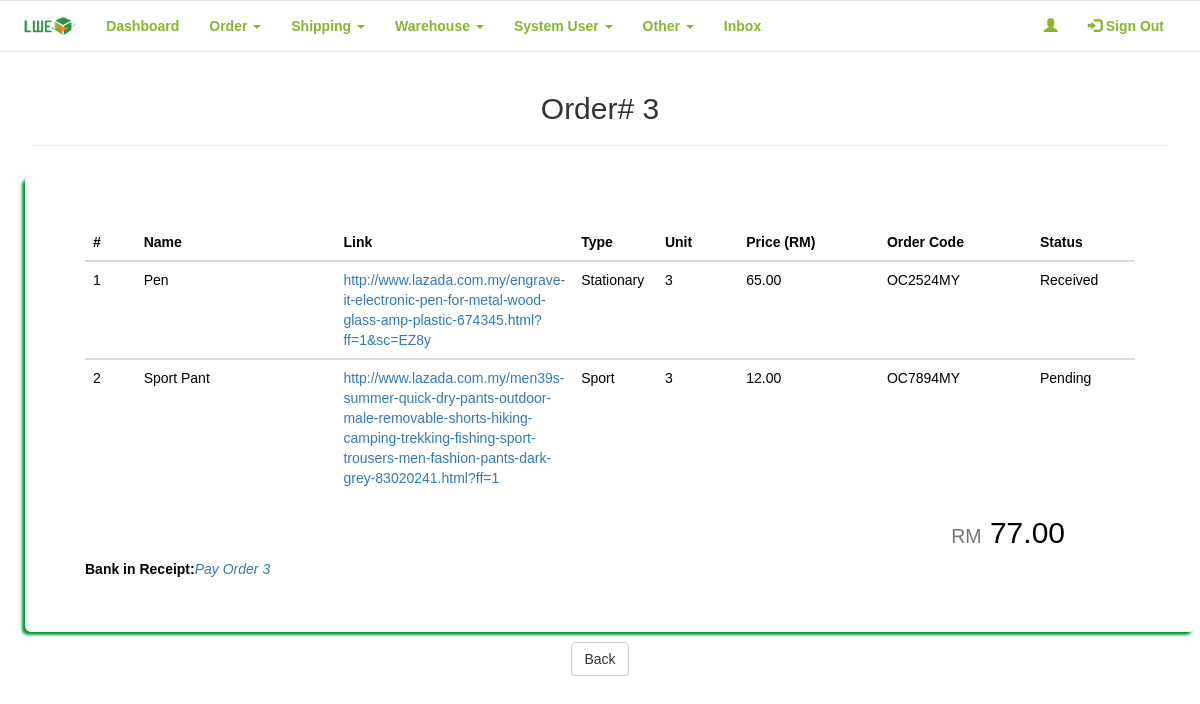
/LWE_Buy/admin/orderhview.php?order_id=3, run on an earlier commit of the app's database.
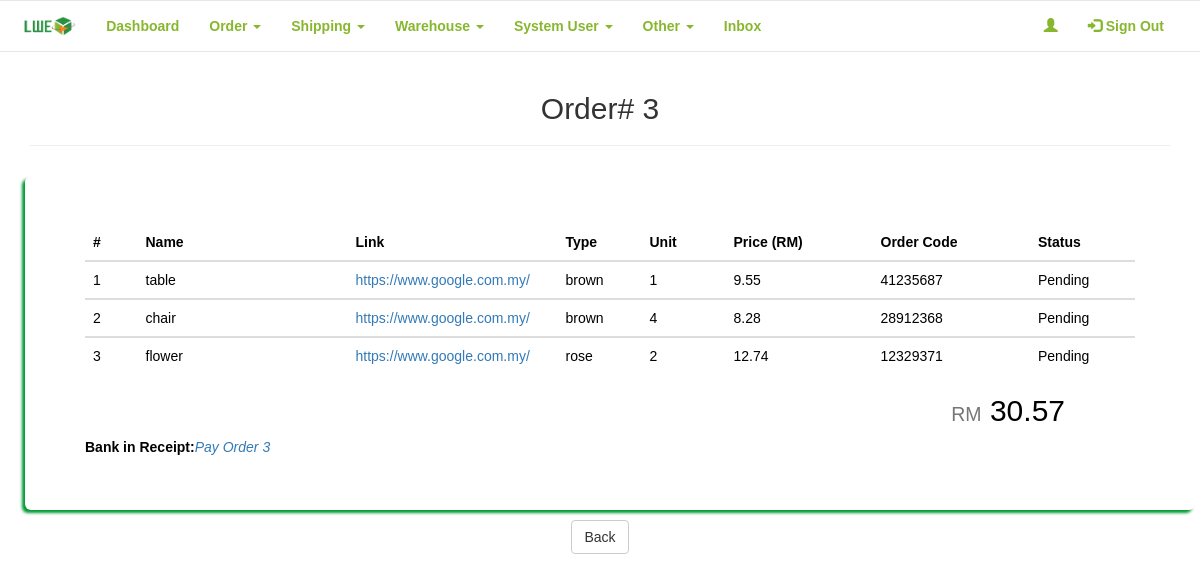
And on a later commit of the database.
### tables this page shows
CREATE TABLE `order_item` (
  `oi_id` int(11) NOT NULL,
  `order_id` int(11) NOT NULL,
  `name` varchar(50) NOT NULL,
  `link` varchar(255) NOT NULL,
  `type` varchar(50) NOT NULL,
  `unit` int(15) NOT NULL,
  `remark` varchar(255) DEFAULT NULL,
  `price` decimal(10,2) DEFAULT NULL,
  `statuss` varchar(15) DEFAULT NULL,
  `order_code` varchar(25) DEFAULT NULL,
  `datetimes` timestamp NOT NULL DEFAULT CURRENT_TIMESTAMP ON UPDATE CURRENT_TIMESTAMP
);

CREATE TABLE `payment` (
  `p_id` int(11) NOT NULL,
  `user_id` int(11) NOT NULL,
  `datetime` timestamp NOT NULL DEFAULT CURRENT_TIMESTAMP ON UPDATE CURRENT_TIMESTAMP,
  `title` varchar(45) NOT NULL,
  `amount` decimal(10,2) DEFAULT NULL,
  `file` varchar(150) NOT NULL,
  `type` varchar(30) DEFAULT NULL,
  `status` varchar(20) NOT NULL,
  `from_order` int(11) DEFAULT NULL,
  `from_shipping` int(11) DEFAULT NULL
);

### LWE_Buy/admin/orderhview.php (the view, shortened to what this page needs)
<?php
require_once '../connection/config.php';
$order_id = $_GET['order_id'];
$counter = 0;
$query1 = "SELECT *
            FROM order_item
            WHERE order_id='$order_id'";
$result1 = mysqli_query($con, $query1);
$query2 = "SELECT *
            FROM payment
            WHERE from_order='$order_id'";
$result2 = mysqli_query($con, $query2);
$results2 = mysqli_fetch_assoc($result2);
?>
<!DOCTYPE html>
<html data-ng-app="myApp">
    <head>
        <link rel="stylesheet" href="https://maxcdn.bootstrapcdn.com/bootstrap/3.3.7/css/bootstrap.min.css">
        <link href="../frameworks/css/style.css" rel="stylesheet"/>
    </head>
    <body>
        <center>
            <div class="row">
                <?php include_once('nav.php')?>
            </div>
            <div class="container">
                <h2>Order# <?php echo $order_id; ?></h2>
                <hr/>
            </div>
            <section class = "content">
                <div class="container">
                    <div class="row">
                        <form action="#">
                            <div class="col-xs-12 col-md-12 col-lg-12 jumbotron">
                                <?php
                                    if(mysqli_num_rows($result1) > 0)
                                    {
                                    ?>
                                    <table class="table thead-bordered table-hover">
                                        <thead>
                                            <tr>
                                                <th>#</th>
                                                <th>Name</th>
                                                <th>Link</th>
                                                <th>Type</th>
                                                <th>Unit</th>
                                                <th>Price (RM)</th>
                                                <th>Order Code</th>
                                                <th>Status</th>
                                            </tr>
                                        </thead>
                                        <?php
                                            while($row = mysqli_fetch_array($result1))
                                            {
                                                $counter++;
                                            ?>
                                            <tbody>
                                                <tr>
                                                    <td width="5%"><?php echo $counter; ?></td>
                                                    <td width="20%"><?php echo $row['name']; ?></td>
                                                    <td width="20%"><a href="<?php echo $row['link']; ?>" target="_blank"><?php echo $row['link']; ?></a></td>
                                                    <td width="8%"><?php echo $row['type']; ?></td>
                                                    <td width="8%"><?php echo $row['unit']; ?></td>
                                                    <td width="14%"><?php echo $row['price']; ?></td>
                                                    <td width="15%"><?php echo $row['order_code']; ?></td>
                                                    <td width="10%"><?php echo $row['statuss']; ?></td>
                                                </tr>
                                            </tbody>
                                            <?php
                                        }
                                    }else{
                                        ?>
                                            <p>Error.</p>
                                        <?php
                                    }
                                ?>
                                </table>
                                <?php
                                    $result = mysqli_query($con, "SELECT sum(price) FROM order_item WHERE order_id= $order_id") or die(mysqli_error($con));
                                    while ($rows = mysqli_fetch_array($result)) {
                                ?>
                                <h2 style="text-align: right; padding-right: 70px;"><small>RM</small> <?php echo $rows['sum(price)']; ?></h2>
                                <?php
                                    }
                                ?>
                                <?php
                                    if($results2 > 0){
                                        ?>
                                            <tfoot>
                                                <tr>
                                                    <td>
                                                        <label style="float: left;">Bank in Receipt:</label> <em style="float:left;">
                                                        <a href="#" class="pop">
                                                            <img src="../resources/img/receipts/<?php echo $results2['file']; ?>" style="width: 0px; height: 0px;"><?php echo $results2['title']; ?>
                                                        </a></em>
                                                    </td>
                                                </tr>
                                            </tfoot>
                                        <?php
                                    }else{
                                    }
                                ?>
                            </div>
                            <a href='javascript:history.go(-1)' class='btn btn-default' name='back'>Back</a>
                        </form>
                    </div>
                </div>
            </section>
        </center>
    </body>
</html>

### LWE_Buy/admin/nav.php (shortened to what this page needs)
<nav class="navbar navbar-default">
    <div class="container-fluid">
        <div class="navbar-header">
            <a class="navbar-brand" href="dashboard.php"><img src="../resources/img/logo.png" alt="logo"/></a>
        </div>
        <div class="collapse navbar-collapse" id="myNavbar">
            <ul class="nav navbar-nav">
                <li><a href="dashboard.php" class="menuitem">Dashboard</a></li>
                <li class="dropdown"><a class="dropdown-toggle" data-toggle="dropdown" href="#">Order <span class="caret"></span></a>
                </li>
                <li class="dropdown"><a class="dropdown-toggle" data-toggle="dropdown" href="#">Shipping <span class="caret"></span></a>
                </li>
                <li class="dropdown"><a class="dropdown-toggle" data-toggle="dropdown" href="#">Warehouse <span class="caret"></span></a>
                </li>
                <li class="dropdown"><a class="dropdown-toggle" data-toggle="dropdown" href="#">System User <span class="caret"></span></a>
                </li>
                <li class="dropdown"><a class="dropdown-toggle" data-toggle="dropdown" href="#">Other <span class="caret"></span></a>
                </li>
                <li><a href="message.php" class="menuitem">Inbox</a></li>
            </ul>
            <ul class="nav navbar-nav navbar-right">
                <li class="dropdown"><a class="dropdown-toggle" data-toggle="dropdown" href="#"><span class="glyphicon glyphicon-user"></span> <?php echo $_SESSION['fname']; ?> <?php echo $_SESSION['lname']; ?></a>
                </li>
                <li><a href="../logout.php" class="rightnav"><span class="glyphicon glyphicon-log-in"></span> Sign Out</a></li>
            </ul>
        </div>
    </div>
</nav>

### LWE_Buy/frameworks/css/style.css (style rules this page uses)
body { background-image: url("../../resources/img/bg.jpg"); font-family: sans-serif; overflow-x: hidden; }
.navbar { background-color: #fff; padding: 0px 20px; }
.navbar-default .navbar-nav > li > a { font-weight: bold; color: #88b72f; }
.navbar-brand img { height: 100%; }
.jumbotron { margin: 10px; background: #fff; border-radius: 5px; color: #000; box-shadow: -3px 3px 3px #009933; }

What changed in the data, as far as the page shows it:
removed order_item: name "Pen", link "http://www.lazada.com.my/engrave-it-electronic-pen-for-metal-wood-glass-amp-plastic-674345.html?ff=1&sc=EZ8y", type "Stationary", unit "3", price "65.00", order_code "OC2524MY", statuss "Received"
removed order_item: name "Sport Pant", link "http://www.lazada.com.my/men39s-summer-quick-dry-pants-outdoor-male-removable-shorts-hiking-camping-trekking-fishing-sport-trousers-men-fashion-pants-dark-grey-83020241.html?ff=1", type "Sport", unit "3", price "12.00", order_code "OC7894MY", statuss "Pending"
added order_item: name "table", link "https://www.google.com.my/", type "brown", unit "1", price "9.55", order_code "41235687", statuss "Pending"
added order_item: name "chair", link "https://www.google.com.my/", type "brown", unit "4", price "8.28", order_code "28912368", statuss "Pending"
added order_item: name "flower", link "https://www.google.com.my/", type "rose", unit "2", price "12.74", order_code "12329371", statuss "Pending"
Also different on the page:
new list line: "RM 30.57"
list line gone: "RM 77.00"
